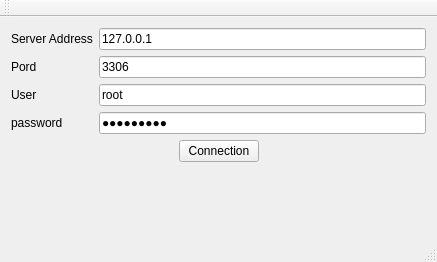
<?xml version="1.0" encoding="UTF-8"?>
<ui version="4.0">
 <class>MainWindow</class>
 <widget class="QMainWindow" name="MainWindow">
  <property name="geometry">
   <rect>
    <x>0</x>
    <y>0</y>
    <width>437</width>
    <height>262</height>
   </rect>
  </property>
  <property name="sizePolicy">
   <sizepolicy hsizetype="Fixed" vsizetype="Fixed">
    <horstretch>0</horstretch>
    <verstretch>0</verstretch>
   </sizepolicy>
  </property>
  <property name="windowTitle">
   <string>Mariadb Manager</string>
  </property>
  <widget class="QWidget" name="centralWidget">
   <layout class="QGridLayout" name="gridLayout">
    <item row="1" column="0">
     <layout class="QHBoxLayout" name="horizontalLayout">
      <item>
       <spacer name="horizontalSpacer">
        <property name="orientation">
         <enum>Qt::Horizontal</enum>
        </property>
        <property name="sizeHint" stdset="0">
         <size>
          <width>40</width>
          <height>20</height>
         </size>
        </property>
       </spacer>
      </item>
      <item>
       <widget class="QPushButton" name="connection">
        <property name="text">
         <string>Connection</string>
        </property>
        <property name="checkable">
         <bool>false</bool>
        </property>
        <property name="autoDefault">
         <bool>true</bool>
        </property>
       </widget>
      </item>
      <item>
       <spacer name="horizontalSpacer_2">
        <property name="orientation">
         <enum>Qt::Horizontal</enum>
        </property>
        <property name="sizeHint" stdset="0">
         <size>
          <width>40</width>
          <height>20</height>
         </size>
        </property>
       </spacer>
      </item>
     </layout>
    </item>
    <item row="2" column="0">
     <spacer name="verticalSpacer">
      <property name="orientation">
       <enum>Qt::Vertical</enum>
      </property>
      <property name="sizeHint" stdset="0">
       <size>
        <width>20</width>
        <height>40</height>
       </size>
      </property>
     </spacer>
    </item>
    <item row="0" column="0">
     <layout class="QFormLayout" name="formLayout">
      <item row="0" column="0">
       <widget class="QLabel" name="server">
        <property name="text">
         <string>Server Address</string>
        </property>
       </widget>
      </item>
      <item row="0" column="1">
       <widget class="QLineEdit" name="serverName">
        <property name="text">
         <string>127.0.0.1</string>
        </property>
       </widget>
      </item>
      <item row="1" column="0">
       <widget class="QLabel" name="pordLabel">
        <property name="text">
         <string>Pord</string>
        </property>
       </widget>
      </item>
      <item row="1" column="1">
       <widget class="QLineEdit" name="port">
        <property name="text">
         <string>3306</string>
        </property>
       </widget>
      </item>
      <item row="2" column="0">
       <widget class="QLabel" name="userLabel">
        <property name="text">
         <string>User</string>
        </property>
       </widget>
      </item>
      <item row="2" column="1">
       <widget class="QLineEdit" name="userName">
        <property name="text">
         <string>root</string>
        </property>
       </widget>
      </item>
      <item row="3" column="0">
       <widget class="QLabel" name="passwordLabel">
        <property name="text">
         <string>password</string>
        </property>
       </widget>
      </item>
      <item row="3" column="1">
       <widget class="QLineEdit" name="password">
        <property name="text">
         <string>950712cwb</string>
        </property>
        <property name="echoMode">
         <enum>QLineEdit::Password</enum>
        </property>
       </widget>
      </item>
     </layout>
    </item>
   </layout>
  </widget>
  <widget class="QToolBar" name="mainToolBar">
   <attribute name="toolBarArea">
    <enum>TopToolBarArea</enum>
   </attribute>
   <attribute name="toolBarBreak">
    <bool>false</bool>
   </attribute>
  </widget>
  <widget class="QStatusBar" name="statusBar"/>
 </widget>
 <layoutdefault spacing="6" margin="11"/>
 <tabstops>
  <tabstop>serverName</tabstop>
  <tabstop>port</tabstop>
  <tabstop>userName</tabstop>
  <tabstop>password</tabstop>
  <tabstop>connection</tabstop>
 </tabstops>
 <resources/>
 <connections/>
</ui>
